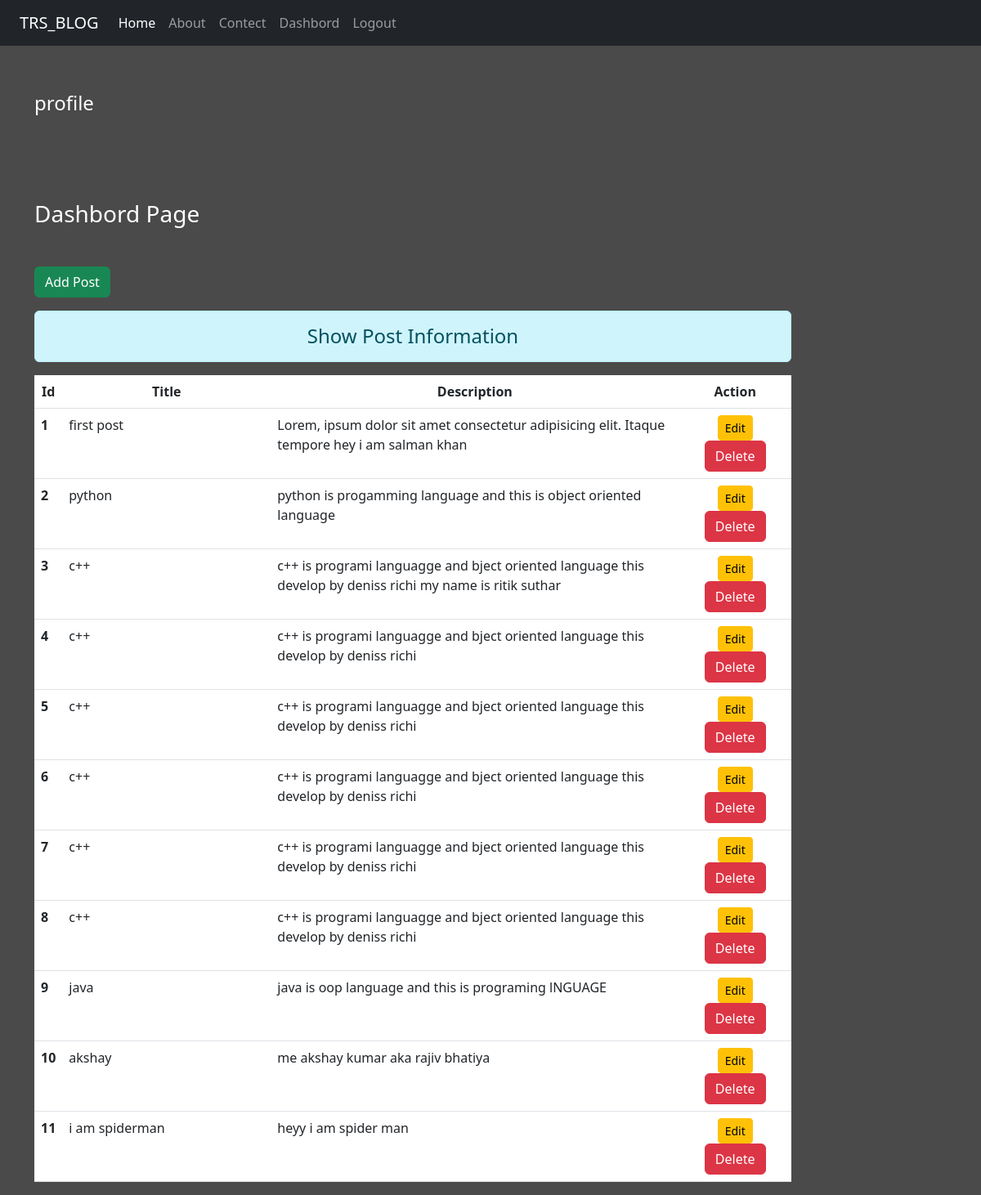
The page /dashbord (signed in) on the database its author committed.
### blog/models.py (models this page shows)
class Post(models.Model):
    title = models.CharField( max_length=50)
    decs = models.TextField()

### blog/views.py (the view)
# urls.py: path('dashbord',views.Dashbord, name='dashbord'),
def Dashbord(request):
    if  request.user.is_authenticated:
        posts = Post.objects.all()
        user = request.user
        full_name = user.get_full_name()
        gps = user.groups.all()
        return render(request,'blog/dashbord.html',{'posts':posts,'full_name':full_name,'groups':gps})
    else:
        return HttpResponseRedirect('/login')

### blog/templates/blog/dashbord.html (shortened to what this page needs)
{% extends 'blog/base.html' %}
{% load static %}
    {% block side %}
    <div class="col-sm-12 text-white my-2  ">
        <h4 class="my-5">profile</h4>
    </div>
    {% endblock side %}
    {% block content %}
    <div class="col-sm-10">
    <h3 class="text-white my-5">Dashbord Page</h3>
    <a href="{% url 'addpost' %}" class="btn btn-success">Add Post</a>
    <h4 class="text-center alert alert-info mt-3">Show Post Information</h4>
    {% if posts%}
        <table class="table table-hover bg-white">
            <thead>
                <tr class="text-center">
                    <th scope="col" style="width:2%">Id</th>
                    <th scope="col" style="width:28%">Title</th>
                    <th scope="col" style="width:55%">Description</th>
                    <th scope="col" style="width:15%">Action</th>
                </tr>
            </thead>
            <tbody>
                {% for post in posts %}
                <tr>
                    <th scope="row">{{post.id}}</th>
                    <td>{{post.title}}</td>
                    <td>{{post.decs}}</td>
                    <td class="text-center">
                        <a href="{% url 'updatepost' post.id %}" class="btn btn-warning btn-sm">Edit</a>
                        {% if perms.blog.delete_post %}
                        <form action="{% url 'deletepost' post.id %}" method="post" class="d-inline">
                            <input class="btn btn-danger"type="submit" value="Delete">
                        </form>
                        {% endif %}
                    </td>
                </tr>
                {% endfor %}
            </tbody>
            </table>
        {% else %}
        <h4 class="text-center alert alert-warning">No Records</h4>
        {% endif %}
</div>
{% endblock content %}

### blog/static/css/style.css (style rules this page uses)
body { background-color: rgb(75, 74, 74); color: rgb(141, 137, 131); }

### rows shown on the page
Post: id "1", title "first post", decs "Lorem, ipsum dolor sit amet consectetur adipisicing elit. Itaque tempore hey i am salman khan"
Post: id "2", title "python", decs "python is progamming language and this is object oriented language"
Post: id "3", title "c++", decs "c++ is programi languagge and bject oriented language this develop by deniss richi my name is ritik suthar"
Post: id "4", title "c++", decs "c++ is programi languagge and bject oriented language this develop by deniss richi"
Post: id "5", title "c++", decs "c++ is programi languagge and bject oriented language this develop by deniss richi"
Post: id "6", title "c++", decs "c++ is programi languagge and bject oriented language this develop by deniss richi"
Post: id "7", title "c++", decs "c++ is programi languagge and bject oriented language this develop by deniss richi"
Post: id "8", title "c++", decs "c++ is programi languagge and bject oriented language this develop by deniss richi"
Post: id "9", title "java", decs "java is oop language and this is programing lNGUAGE"
Post: id "10", title "akshay", decs "me akshay kumar aka rajiv bhatiya"
Post: id "11", title "i am spiderman", decs "heyy i am spider man"
